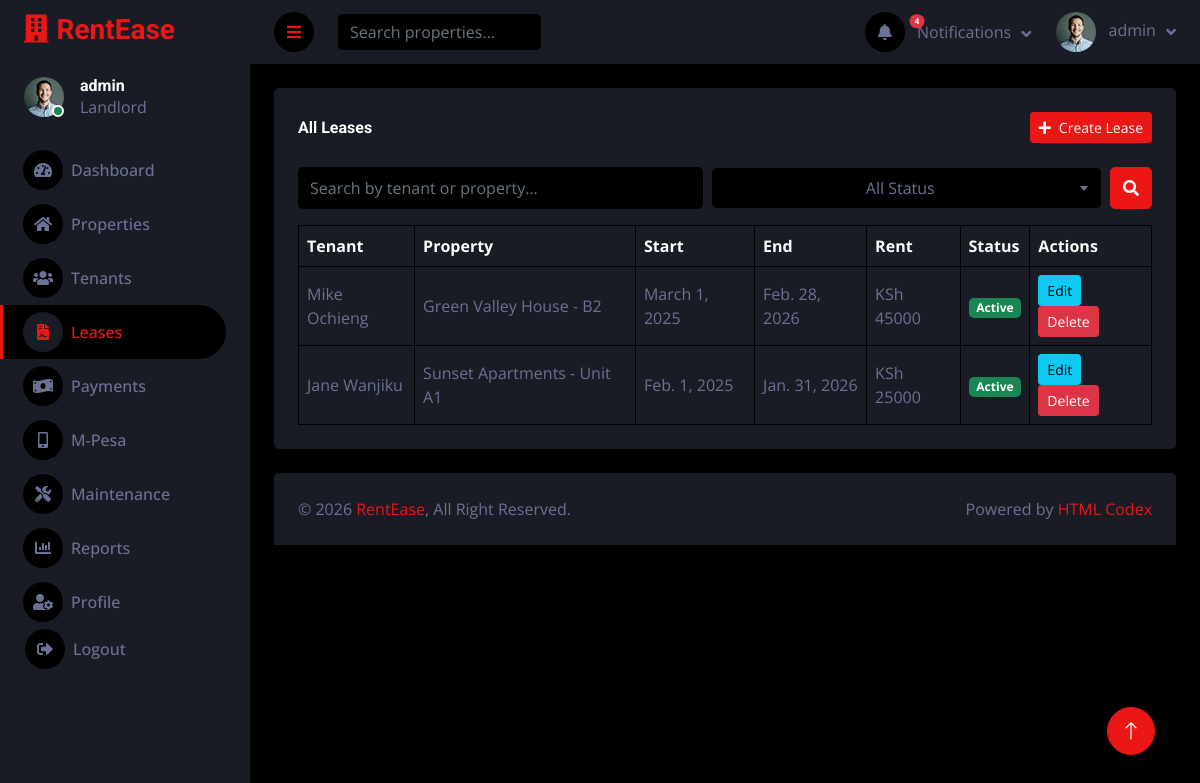
Page /leases/ (signed in) on the committed database.
### core/models.py (models this page shows, shortened)
class Lease(models.Model):
    STATUS_CHOICES = [
        ('active', 'Active'),
        ('expired', 'Expired'),
        ('terminated', 'Terminated'),
    ]
    property = models.ForeignKey(Property, on_delete=models.CASCADE, related_name='leases')
    tenant = models.ForeignKey(Tenant, on_delete=models.CASCADE, related_name='leases')
    start_date = models.DateField()
    end_date = models.DateField()
    rent_amount = models.DecimalField(max_digits=12, decimal_places=2, validators=[MinValueValidator(0)])
    deposit_paid = models.DecimalField(max_digits=12, decimal_places=2, default=0)
    status = models.CharField(max_length=50, choices=STATUS_CHOICES, default='active')
    terms = models.TextField(blank=True)
    created_at = models.DateTimeField(auto_now_add=True)
    updated_at = models.DateTimeField(auto_now=True)
    class Meta:
        ordering = ['-created_at']

class Tenant(models.Model):
    STATUS_CHOICES = [
        ('active', 'Active'),
        ('inactive', 'Inactive'),
    ]
    name = models.CharField(max_length=200)
    email = models.EmailField(unique=True)
    phone = models.CharField(max_length=50)
    id_number = models.CharField(max_length=100, blank=True)
    emergency_contact = models.CharField(max_length=50, blank=True)
    emergency_name = models.CharField(max_length=200, blank=True)
    address = models.TextField(blank=True)
    occupation = models.CharField(max_length=200, blank=True)
    notes = models.TextField(blank=True)
    status = models.CharField(max_length=50, choices=STATUS_CHOICES, default='active')
    created_at = models.DateTimeField(auto_now_add=True)
    updated_at = models.DateTimeField(auto_now=True)
    class Meta:
        ordering = ['-created_at']

class Property(models.Model):
    PROPERTY_TYPES = [
        ('Apartment', 'Apartment'),
        ('House', 'House'),
        ('Studio', 'Studio'),
        ('Villa', 'Villa'),
        ('Commercial', 'Commercial'),
        ('Other', 'Other'),
    ]
    STATUS_CHOICES = [
        ('occupied', 'Occupied'),
        ('vacant', 'Vacant'),
        ('under_maintenance', 'Under Maintenance'),
    ]
    name = models.CharField(max_length=200)
    property_type = models.CharField(max_length=50, choices=PROPERTY_TYPES, default='Apartment')
    address = models.TextField()
    bedrooms = models.IntegerField(default=1)
    bathrooms = models.IntegerField(default=1)
    size_sqft = models.IntegerField(default=0)
    rent_amount = models.DecimalField(max_digits=12, decimal_places=2, validators=[MinValueValidator(0)])
    deposit = models.DecimalField(max_digits=12, decimal_places=2, validators=[MinValueValidator(0)], default=0)
    status = models.CharField(max_length=50, choices=STATUS_CHOICES, default='vacant')
    description = models.TextField(blank=True)
    created_at = models.DateTimeField(auto_now_add=True)
    updated_at = models.DateTimeField(auto_now=True)
    class Meta:
        ordering = ['-created_at']
        verbose_name_plural = 'Properties'

### core/views.py (the view)
# urls.py: path('leases/', views.lease_list, name='lease_list'),
@login_required
def lease_list(request):
    leases = Lease.objects.all()
    query = request.GET.get('q')
    status_filter = request.GET.get('status')
    if query:
        leases = leases.filter(
            Q(tenant__name__icontains=query) | Q(property__name__icontains=query)
        )
    if status_filter:
        leases = leases.filter(status=status_filter)
    return render(request, 'core/leases/list.html', {'leases': leases})

### core/context_processors.py (called while the page is built)
def notifications(request):
    if not request.user.is_authenticated:
        return {}
    open_maintenance = Maintenance.objects.filter(
        status__in=['open', 'in_progress']
    ).count()
    overdue_payments = Payment.objects.filter(status='overdue').count()
    thirty_days = date.today() + timedelta(days=30)
    expiring_leases = Lease.objects.filter(
        status='active',
        end_date__lte=thirty_days
    ).count()
    recent_maintenance = Maintenance.objects.filter(
        status__in=['open', 'in_progress']
    ).order_by('-created_at')[:3]
    return {
        'notif_open_maintenance': open_maintenance,
        'notif_overdue_payments': overdue_payments,
        'notif_expiring_leases': expiring_leases,
        'notif_total': open_maintenance + overdue_payments + expiring_leases,
        'notif_recent_maintenance': recent_maintenance,
    }

### core/templates/core/leases/list.html (shortened to what this page needs)
{% extends 'core/base.html' %}
{% block content %}
<div class="container-fluid pt-4 px-4">
    <div class="bg-secondary text-center rounded p-4">
        <div class="d-flex align-items-center justify-content-between mb-4">
            <h6 class="mb-0">All Leases</h6>
            <a href="{% url 'lease_add' %}" class="btn btn-primary btn-sm"><i class="fa fa-plus me-2"></i>Create Lease</a>
        </div>
        <form class="d-flex mb-3 gap-2" method="GET">
            <input class="form-control bg-dark border-0 flex-grow-1" type="search" name="q" placeholder="Search by tenant or property..." value="{{ request.GET.q }}">
            <button class="btn btn-primary" type="submit"><i class="fa fa-search"></i></button>
        </form>
        <div class="table-responsive">
            <table class="table text-start align-middle table-bordered table-hover mb-0">
                <thead>
                    <tr class="text-white">
                        <th>Tenant</th>
                        <th>Property</th>
                        <th>Start</th>
                        <th>End</th>
                        <th>Rent</th>
                        <th>Status</th>
                        <th>Actions</th>
                    </tr>
                </thead>
                <tbody>
                    {% for l in leases %}
                    <tr>
                        <td>{{ l.tenant.name }}</td>
                        <td>{{ l.property.name }}</td>
                        <td>{{ l.start_date }}</td>
                        <td>{{ l.end_date }}</td>
                        <td>KSh {{ l.rent_amount|floatformat:0 }}</td>
                        <td><span class="badge bg-{% if l.status == 'active' %}success{% elif l.status == 'expired' %}secondary{% else %}danger{% endif %}">{{ l.get_status_display }}</span></td>
                        <td>
                            <a class="btn btn-sm btn-info" href="{% url 'lease_edit' l.pk %}">Edit</a>
                            <a class="btn btn-sm btn-danger" href="{% url 'lease_delete' l.pk %}" onclick="return confirm('Delete this lease?')">Delete</a>
                        </td>
                    </tr>
                    {% empty %}
                    <tr><td colspan="7" class="text-muted">No leases found</td></tr>
                    {% endfor %}
                </tbody>
            </table>
        </div>
    </div>
</div>
{% endblock %}

### core/templates/core/sidebar.html (shortened to what this page needs)
{% load static %}
<div class="sidebar pe-4 pb-3">
    <nav class="navbar bg-secondary navbar-dark">
        <a href="{% url 'dashboard' %}" class="navbar-brand mx-4 mb-3">
            <h3 class="text-primary"><i class="fa fa-building me-2"></i>RentEase</h3>
        </a>
        <div class="d-flex align-items-center ms-4 mb-4">
            <div class="position-relative">
                <img class="rounded-circle" src="{% static 'core/img/user.jpg' %}" alt="" style="width: 40px; height: 40px;">
                <div class="bg-success rounded-circle border border-2 border-white position-absolute end-0 bottom-0 p-1"></div>
            </div>
            <div class="ms-3">
                <h6 class="mb-0">{{ user.get_full_name|default:user.username }}</h6>
                <span>Landlord</span>
            </div>
        </div>
        <div class="navbar-nav w-100">
            <a href="{% url 'dashboard' %}" class="nav-item nav-link {% if request.resolver_match.url_name == 'dashboard' %}active{% endif %}">
                <i class="fa fa-tachometer-alt me-2"></i>Dashboard
            </a>
            <a href="{% url 'property_list' %}" class="nav-item nav-link {% if 'property' in request.resolver_match.url_name %}active{% endif %}">
                <i class="fa fa-home me-2"></i>Properties
            </a>
            <a href="{% url 'tenant_list' %}" class="nav-item nav-link {% if 'tenant' in request.resolver_match.url_name %}active{% endif %}">
                <i class="fa fa-users me-2"></i>Tenants
            </a>
            <a href="{% url 'lease_list' %}" class="nav-item nav-link {% if 'lease' in request.resolver_match.url_name %}active{% endif %}">
                <i class="fa fa-file-contract me-2"></i>Leases
            </a>
            <a href="{% url 'payment_list' %}" class="nav-item nav-link {% if 'payment' in request.resolver_match.url_name %}active{% endif %}">
                <i class="fa fa-money-bill-wave me-2"></i>Payments
            </a>
            <a href="{% url 'mpesa_list' %}" class="nav-item nav-link {% if 'mpesa' in request.resolver_match.url_name %}active{% endif %}">
                <i class="fa fa-mobile-alt me-2"></i>M-Pesa
            </a>
            <a href="{% url 'maintenance_list' %}" class="nav-item nav-link {% if 'maintenance' in request.resolver_match.url_name %}active{% endif %}">
                <i class="fa fa-tools me-2"></i>Maintenance
            </a>
            <a href="{% url 'reports' %}" class="nav-item nav-link {% if request.resolver_match.url_name == 'reports' %}active{% endif %}">
                <i class="fa fa-chart-bar me-2"></i>Reports
            </a>
            <a href="{% url 'profile' %}" class="nav-item nav-link {% if request.resolver_match.url_name == 'profile' %}active{% endif %}">
                <i class="fa fa-user-cog me-2"></i>Profile
            </a>
            <form action="{% url 'logout' %}" method="post" class="d-inline">
                <button type="submit" class="nav-item nav-link btn btn-link text-start border-0 w-100" style="padding: 0 25px;">
                    <i class="fa fa-sign-out-alt me-2"></i>Logout
                </button>
            </form>
        </div>
    </nav>
</div>

### core/templates/core/navbar.html (shortened to what this page needs)
{% load static %}
<nav class="navbar navbar-expand bg-secondary navbar-dark sticky-top px-4 py-0">
    <a href="#" class="sidebar-toggler flex-shrink-0">
        <i class="fa fa-bars"></i>
    </a>
    <form class="d-none d-md-flex ms-4" method="GET" action="{% url 'property_list' %}">
        <input class="form-control bg-dark border-0" type="search" name="q" placeholder="Search properties...">
    </form>
    <div class="navbar-nav align-items-center ms-auto">
        <div class="nav-item dropdown">
            <a href="#" class="nav-link dropdown-toggle" data-bs-toggle="dropdown">
                <span class="position-relative">
                    <i class="fa fa-bell me-lg-2"></i>
                    {% if notif_total > 0 %}
                    <span class="position-absolute top-0 start-100 translate-middle badge rounded-pill bg-danger" style="font-size: 8px;">{{ notif_total }}</span>
                    {% endif %}
                </span>
                <span class="d-none d-lg-inline-flex">Notifications</span>
            </a>
        </div>
        <div class="nav-item dropdown">
            <a href="#" class="nav-link dropdown-toggle" data-bs-toggle="dropdown">
                <img class="rounded-circle me-lg-2" src="{% static 'core/img/user.jpg' %}" alt="" style="width: 40px; height: 40px;">
                <span class="d-none d-lg-inline-flex">{{ user.get_full_name|default:user.username }}</span>
            </a>
        </div>
    </div>
</nav>

### core/static/core/css/style.css (style rules this page uses)
:root { --primary: #EB1616; --secondary: #191C24; --light: #6C7293; --dark: #000000; }
.btn { transition: .5s; }
.sidebar { position: fixed; top: 0; left: 0; bottom: 0; width: 250px; height: 100vh; overflow-y: auto; background: var(--secondary); transition: 0.5s; z-index: 999; }
@media (min-width: 992px) { .sidebar { margin-left: 0; } }
.sidebar .navbar .navbar-nav .nav-link { padding: 7px 20px; color: var(--light); font-weight: 500; border-left: 3px solid var(--secondary); border-radius: 0 30px 30px 0; outline: none; }
.sidebar .navbar .navbar-nav .nav-link:hover, .sidebar .navbar .navbar-nav .nav-link.active { color: var(--primary); background: var(--dark); border-color: var(--primary); }
.sidebar .navbar .navbar-nav .nav-link i { width: 40px; height: 40px; display: inline-flex; align-items: center; justify-content: center; background: var(--dark); border-radius: 40px; }
.sidebar .navbar .navbar-nav .nav-link:hover i, .sidebar .navbar .navbar-nav .nav-link.active i { background: var(--secondary); }
.content .navbar .navbar-nav .nav-link { margin-left: 25px; padding: 12px 0; color: var(--light); outline: none; }
.content .navbar .sidebar-toggler, .content .navbar .navbar-nav .nav-link i { width: 40px; height: 40px; display: inline-flex; align-items: center; justify-content: center; background: var(--dark); border-radius: 40px; }
.content .navbar .dropdown-toggle::after { margin-left: 6px; vertical-align: middle; border: none; content: "\f107"; font-family: "Font Awesome 5 Free"; font-weight: 900; transition: .5s; }

### rows in the picture
Lease: tenant.name "Mike Ochieng", property.name "Green Valley House - B2", start_date "March 1, 2025", end_date "Feb. 28, 2026", rent_amount "45000", status "Active"
Lease: tenant.name "Jane Wanjiku", property.name "Sunset Apartments - Unit A1", start_date "Feb. 1, 2025", end_date "Jan. 31, 2026", rent_amount "25000", status "Active"

### other values in the picture
{{ user.get_full_name|default:user.username }} "admin"
{{ notif_total }} "4"
